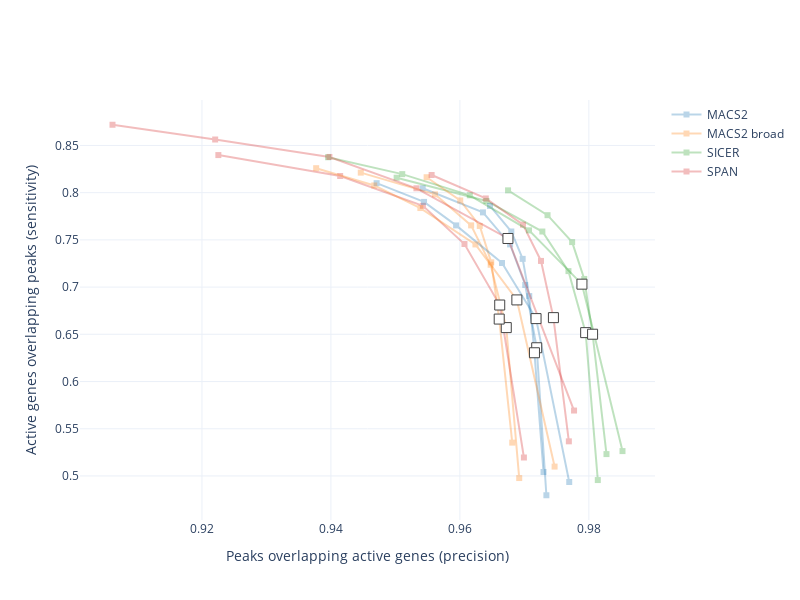

The notebook cell this image was saved under:
### Code cell
plot_tpm(benchmark_tpm_df[benchmark_tpm_df['overlap'] == '1bp'])

### Figure 1 — Plotly figure (JSON) as saved in the notebook; plotly's stock layout.template omitted (floating-point values rounded to 4 significant figures)
{"data": [{"hovertext": ["0.0 MACS2", "0.1 MACS2", "0.2 MACS2", "0.30000000000000004 MACS2", "0.4 MACS2", "0.5 MACS2"], "marker": {"color": "#1f77b4", "symbol": ["square", "square", "square", "square", "square", "square"]}, "mode": "lines+markers", "name": "MACS2", "opacity": 0.3, "showlegend": true, "x": [0.9734, 0.9719, 0.9701, 0.9678, 0.9636, 0.9542], "y": [0.4796, 0.6358, 0.7022, 0.7452, 0.7791, 0.8047], "type": "scatter"}, {"hovertext": ["0.0 MACS2 broad", "0.1 MACS2 broad", "0.2 MACS2 broad", "0.30000000000000004 MACS2 broad", "0.4 MACS2 broad", "0.5 MACS2 broad"], "marker": {"color": "#ff7f0e", "symbol": ["square", "square", "square", "square", "square", "square"]}, "mode": "lines+markers", "name": "MACS2 broad", "opacity": 0.3, "showlegend": true, "x": [0.9692, 0.9672, 0.9648, 0.9617, 0.9561, 0.9446], "y": [0.4978, 0.6571, 0.7237, 0.7654, 0.7982, 0.8212], "type": "scatter"}, {"hovertext": ["0.0 SICER", "0.1 SICER", "0.2 SICER", "0.30000000000000004 SICER", "0.4 SICER", "0.5 SICER"], "marker": {"color": "#2ca02c", "symbol": ["square", "square", "square", "square", "square", "square"]}, "mode": "lines+markers", "name": "SICER", "opacity": 0.3, "showlegend": true, "x": [0.9814, 0.9795, 0.9768, 0.9728, 0.9641, 0.9502], "y": [0.4957, 0.6518, 0.7169, 0.7588, 0.7912, 0.8159], "type": "scatter"}, {"hovertext": ["0.0 SPAN", "0.1 SPAN", "0.2 SPAN", "0.30000000000000004 SPAN", "0.4 SPAN", "0.5 SPAN"], "marker": {"color": "#d62728", "symbol": ["square", "square", "square", "square", "square", "square"]}, "mode": "lines+markers", "name": "SPAN", "opacity": 0.3, "showlegend": true, "x": [0.9699, 0.9662, 0.9607, 0.9543, 0.9414, 0.9225], "y": [0.5195, 0.681, 0.7456, 0.7861, 0.8176, 0.8398], "type": "scatter"}, {"hovertext": ["0.0 MACS2", "0.1 MACS2", "0.2 MACS2", "0.30000000000000004 MACS2", "0.4 MACS2", "0.5 MACS2"], "marker": {"color": "#1f77b4", "symbol": ["square", "square", "square", "square", "square", "square"]}, "mode": "lines+markers", "name": "MACS2", "opacity": 0.3, "showlegend": false, "x": [0.973, 0.9716, 0.9708, 0.9697, 0.968, 0.9647], "y": [0.5042, 0.6305, 0.6905, 0.7299, 0.7589, 0.786], "type": "scatter"}, {"hovertext": ["0.0 MACS2 broad", "0.1 MACS2 broad", "0.2 MACS2 broad", "0.30000000000000004 MACS2 broad", "0.4 MACS2 broad", "0.5 MACS2 broad"], "marker": {"color": "#ff7f0e", "symbol": ["square", "square", "square", "square", "square", "square"]}, "mode": "lines+markers", "name": "MACS2 broad", "opacity": 0.3, "showlegend": false, "x": [0.9681, 0.9661, 0.9649, 0.9631, 0.9601, 0.9548], "y": [0.5353, 0.6661, 0.7262, 0.7648, 0.7917, 0.8164], "type": "scatter"}, {"hovertext": ["0.0 SICER", "0.1 SICER", "0.2 SICER", "0.30000000000000004 SICER", "0.4 SICER", "0.5 SICER"], "marker": {"color": "#2ca02c", "symbol": ["square", "square", "square", "square", "square", "square"]}, "mode": "lines+markers", "name": "SICER", "opacity": 0.3, "showlegend": false, "x": [0.9827, 0.9806, 0.9793, 0.9774, 0.9736, 0.9675], "y": [0.5232, 0.6501, 0.7086, 0.7477, 0.7761, 0.8024], "type": "scatter"}, {"hovertext": ["0.0 SPAN", "0.1 SPAN", "0.2 SPAN", "0.30000000000000004 SPAN", "0.4 SPAN", "0.5 SPAN"], "marker": {"color": "#d62728", "symbol": ["square", "square", "square", "square", "square", "square"]}, "mode": "lines+markers", "name": "SPAN", "opacity": 0.3, "showlegend": false, "x": [0.9769, 0.9745, 0.9726, 0.9698, 0.964, 0.9556], "y": [0.5367, 0.6677, 0.7277, 0.7661, 0.7939, 0.8187], "type": "scatter"}, {"hovertext": ["0.0 MACS2", "0.1 MACS2", "0.2 MACS2", "0.30000000000000004 MACS2", "0.4 MACS2", "0.5 MACS2"], "marker": {"color": "#1f77b4", "symbol": ["square", "square", "square", "square", "square", "square"]}, "mode": "lines+markers", "name": "MACS2", "opacity": 0.3, "showlegend": false, "x": [0.977, 0.9718, 0.9665, 0.9594, 0.9544, 0.9471], "y": [0.4936, 0.6666, 0.7255, 0.7653, 0.7902, 0.8101], "type": "scatter"}, {"hovertext": ["0.0 MACS2 broad", "0.1 MACS2 broad", "0.2 MACS2 broad", "0.30000000000000004 MACS2 broad", "0.4 MACS2 broad", "0.5 MACS2 broad"], "marker": {"color": "#ff7f0e", "symbol": ["square", "square", "square", "square", "square", "square"]}, "mode": "lines+markers", "name": "MACS2 broad", "opacity": 0.3, "showlegend": false, "x": [0.9747, 0.9688, 0.9624, 0.9539, 0.9467, 0.9377], "y": [0.5099, 0.6864, 0.7452, 0.7837, 0.8076, 0.8259], "type": "scatter"}, {"hovertext": ["0.0 SICER", "0.1 SICER", "0.2 SICER", "0.30000000000000004 SICER", "0.4 SICER", "0.5 SICER"], "marker": {"color": "#2ca02c", "symbol": ["square", "square", "square", "square", "square", "square"]}, "mode": "lines+markers", "name": "SICER", "opacity": 0.3, "showlegend": false, "x": [0.9852, 0.9789, 0.9707, 0.9615, 0.9511, 0.9396], "y": [0.5264, 0.7031, 0.7601, 0.7972, 0.8196, 0.8375], "type": "scatter"}, {"hovertext": ["0.0 SPAN", "0.1 SPAN", "0.2 SPAN", "0.30000000000000004 SPAN", "0.4 SPAN", "0.5 SPAN"], "marker": {"color": "#d62728", "symbol": ["square", "square", "square", "square", "square", "square"]}, "mode": "lines+markers", "name": "SPAN", "opacity": 0.3, "showlegend": false, "x": [0.9777, 0.9675, 0.9533, 0.9398, 0.9221, 0.9061], "y": [0.5693, 0.7515, 0.8046, 0.8378, 0.8563, 0.8719], "type": "scatter"}, {"hovertext": ["0.1 MACS2"], "marker": {"color": "white", "line": {"width": 1}, "size": 10, "symbol": "square"}, "mode": "markers", "name": "MACS2", "showlegend": false, "x": [0.9719], "y": [0.6358], "type": "scatter"}, {"hovertext": ["0.1 MACS2 broad"], "marker": {"color": "white", "line": {"width": 1}, "size": 10, "symbol": "square"}, "mode": "markers", "name": "MACS2 broad", "showlegend": false, "x": [0.9672], "y": [0.6571], "type": "scatter"}, {"hovertext": ["0.1 SICER"], "marker": {"color": "white", "line": {"width": 1}, "size": 10, "symbol": "square"}, "mode": "markers", "name": "SICER", "showlegend": false, "x": [0.9795], "y": [0.6518], "type": "scatter"}, {"hovertext": ["0.1 SPAN"], "marker": {"color": "white", "line": {"width": 1}, "size": 10, "symbol": "square"}, "mode": "markers", "name": "SPAN", "showlegend": false, "x": [0.9662], "y": [0.681], "type": "scatter"}, {"hovertext": ["0.1 MACS2"], "marker": {"color": "white", "line": {"width": 1}, "size": 10, "symbol": "square"}, "mode": "markers", "name": "MACS2", "showlegend": false, "x": [0.9716], "y": [0.6305], "type": "scatter"}, {"hovertext": ["0.1 MACS2 broad"], "marker": {"color": "white", "line": {"width": 1}, "size": 10, "symbol": "square"}, "mode": "markers", "name": "MACS2 broad", "showlegend": false, "x": [0.9661], "y": [0.6661], "type": "scatter"}, {"hovertext": ["0.1 SICER"], "marker": {"color": "white", "line": {"width": 1}, "size": 10, "symbol": "square"}, "mode": "markers", "name": "SICER", "showlegend": false, "x": [0.9806], "y": [0.6501], "type": "scatter"}, {"hovertext": ["0.1 SPAN"], "marker": {"color": "white", "line": {"width": 1}, "size": 10, "symbol": "square"}, "mode": "markers", "name": "SPAN", "showlegend": false, "x": [0.9745], "y": [0.6677], "type": "scatter"}, {"hovertext": ["0.1 MACS2"], "marker": {"color": "white", "line": {"width": 1}, "size": 10, "symbol": "square"}, "mode": "markers", "name": "MACS2", "showlegend": false, "x": [0.9718], "y": [0.6666], "type": "scatter"}, {"hovertext": ["0.1 MACS2 broad"], "marker": {"color": "white", "line": {"width": 1}, "size": 10, "symbol": "square"}, "mode": "markers", "name": "MACS2 broad", "showlegend": false, "x": [0.9688], "y": [0.6864], "type": "scatter"}, {"hovertext": ["0.1 SICER"], "marker": {"color": "white", "line": {"width": 1}, "size": 10, "symbol": "square"}, "mode": "markers", "name": "SICER", "showlegend": false, "x": [0.9789], "y": [0.7031], "type": "scatter"}, {"hovertext": ["0.1 SPAN"], "marker": {"color": "white", "line": {"width": 1}, "size": 10, "symbol": "square"}, "mode": "markers", "name": "SPAN", "showlegend": false, "x": [0.9675], "y": [0.7515], "type": "scatter"}], "layout": {"xaxis": {"title": {"text": "Peaks overlapping active genes (precision)"}}, "yaxis": {"title": {"text": "Active genes overlapping peaks (sensitivity)"}}, "autosize": false, "width": 800, "height": 600}}
